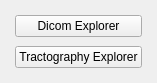
<ui version="4.0" >
 <class>AppEntranceClass</class>
 <widget class="QWidget" name="AppEntranceClass" >
  <property name="geometry" >
   <rect>
    <x>0</x>
    <y>0</y>
    <width>165</width>
    <height>87</height>
   </rect>
  </property>
  <property name="sizePolicy" >
   <sizepolicy vsizetype="Fixed" hsizetype="Fixed" >
    <horstretch>0</horstretch>
    <verstretch>0</verstretch>
   </sizepolicy>
  </property>
  <property name="contextMenuPolicy" >
   <enum>Qt::NoContextMenu</enum>
  </property>
  <property name="windowTitle" >
   <string>DTI Visualization Platform</string>
  </property>
  <layout class="QVBoxLayout" name="verticalLayout" >
   <property name="spacing" >
    <number>9</number>
   </property>
   <property name="sizeConstraint" >
    <enum>QLayout::SetFixedSize</enum>
   </property>
   <property name="margin" >
    <number>15</number>
   </property>
   <item>
    <widget class="QPushButton" name="btnDicom" >
     <property name="sizePolicy" >
      <sizepolicy vsizetype="Fixed" hsizetype="Preferred" >
       <horstretch>0</horstretch>
       <verstretch>0</verstretch>
      </sizepolicy>
     </property>
     <property name="text" >
      <string>Dicom Explorer</string>
     </property>
     <property name="icon" >
      <iconset>
       <normaloff>Resources/Icons/Spotlight Blue Button.png</normaloff>Resources/Icons/Spotlight Blue Button.png</iconset>
     </property>
    </widget>
   </item>
   <item>
    <widget class="QPushButton" name="btnTract" >
     <property name="sizePolicy" >
      <sizepolicy vsizetype="Fixed" hsizetype="Preferred" >
       <horstretch>0</horstretch>
       <verstretch>0</verstretch>
      </sizepolicy>
     </property>
     <property name="text" >
      <string>Tractography Explorer</string>
     </property>
     <property name="icon" >
      <iconset>
       <normaloff>Resources/Icons/Web Browser.png</normaloff>Resources/Icons/Web Browser.png</iconset>
     </property>
    </widget>
   </item>
  </layout>
 </widget>
 <layoutdefault spacing="6" margin="11" />
 <resources/>
 <connections/>
</ui>
